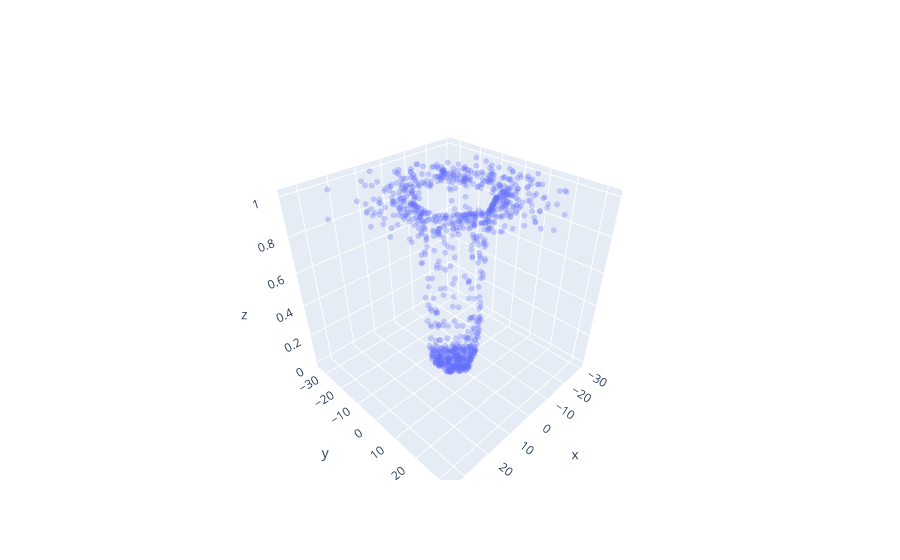

The notebook cell this image was saved under:
### Code cell
trace1 = go.Scatter3d(       
    x=df['x'].values,
    y=df['y'].values,
    z=df['p_y'].values,
    mode='markers',
    marker=dict(
        opacity=0.3,
        size=2
    )
)

figure_data = [trace1]

layout = go.Layout(
    title = 'The turtle place',
    scene = dict(
        xaxis = dict(title='clear_value'),
        yaxis = dict(title='blur_clear'),
        zaxis = dict(title='after_crop'),
    ),
    margin=dict(
        l=0,
        r=0,
        b=0,
        t=0
    )
)

plt.figure(figsize=(30,30))
fig = go.Figure(data=figure_data)
py.iplot(fig, filename='simple-3d-scatter')

### Figure 1 — Plotly figure (JSON) as saved in the notebook; plotly's stock layout.template omitted (floating-point values rounded to 4 significant figures; data arrays with more than 128 entries replaced by an {"elided": "..."} marker saying what was removed)
{"data": [{"marker": {"opacity": 0.3, "size": 2}, "mode": "markers", "type": "scatter3d", "x": {"elided": "1000 float values"}, "y": {"elided": "1000 float values"}, "z": {"elided": "1000 float values"}}], "layout": {}}
